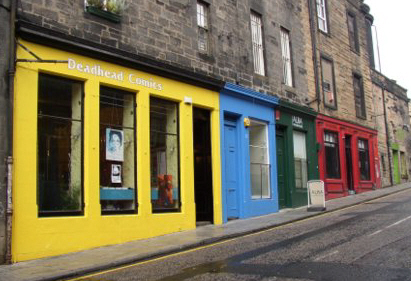
#> input picture TestImages/shops.jpg, 411 x 281 px
$ python script06.py
#> lines starting #> are read from the running program, lines starting #| are printed output that depends on the picture
#split image

import cv2
import numpy

image = cv2.imread("../TestImages/shops.jpg")
#> image is the input picture: shape (281, 411, 3); mean B, G, R 88.5, 115.2, 124
cv2.imshow("Original Image", image)
cv2.waitKey(0)

(bc, gc, rc) = cv2.split(image)
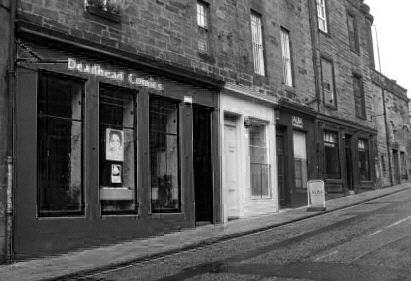
#> bc: shape (281, 411); min 0, max 255, mean 88.5
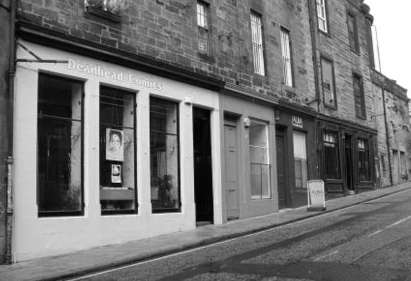
#> gc: shape (281, 411); min 0, max 255, mean 115.2
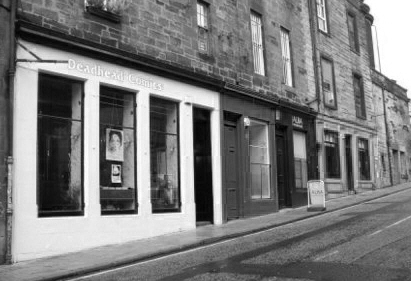
#> rc: shape (281, 411); min 0, max 255, mean 124
# [4 lines of commented-out code are left out]

zc = numpy.zeros( bc.shape, numpy.uint8 )
blueImg = cv2.merge((bc, zc, zc))
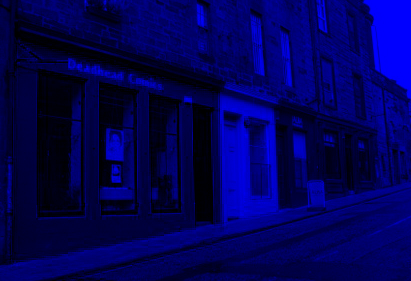
#> blueImg: shape (281, 411, 3); mean of channels 0, 1, 2 88.5, 0, 0; drawn as B, G, R
cv2.imshow("Blue channel", blueImg)
greenImg = cv2.merge((zc, gc, zc))
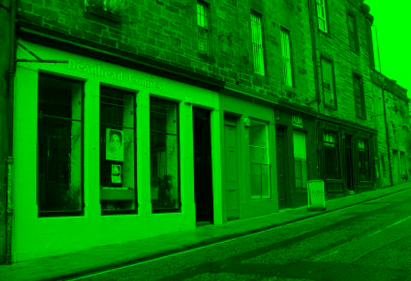
#> greenImg: shape (281, 411, 3); mean of channels 0, 1, 2 0, 115.2, 0; drawn as B, G, R
cv2.imshow("Green channel", greenImg)
redImg = cv2.merge((zc, zc, rc))
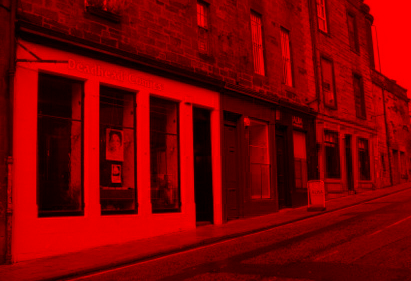
#> redImg: shape (281, 411, 3); mean of channels 0, 1, 2 0, 0, 124; drawn as B, G, R
cv2.imshow("Red channel", redImg)
cv2.waitKey(0)

$ run again, with TestImages/Blowhole013.jpg copied over TestImages/shops.jpg
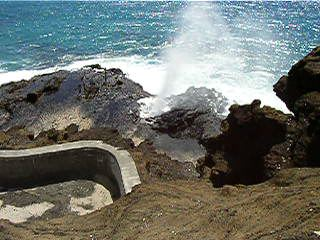
#> input picture TestImages/Blowhole013.jpg, 320 x 240 px
#> image is the input picture: shape (240, 320, 3); mean B, G, R 107.7, 113.1, 108.1
#> `greenImg = cv2.merge((zc, gc, zc))`:
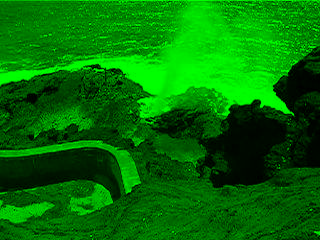
#> greenImg: shape (240, 320, 3); mean of channels 0, 1, 2 0, 113.1, 0; drawn as B, G, R
#> `redImg = cv2.merge((zc, zc, rc))`:
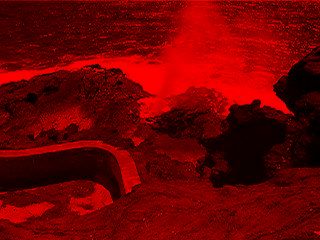
#> redImg: shape (240, 320, 3); mean of channels 0, 1, 2 0, 0, 108.1; drawn as B, G, R

$ run again, with TestImages/Coins1.jpg copied over TestImages/shops.jpg
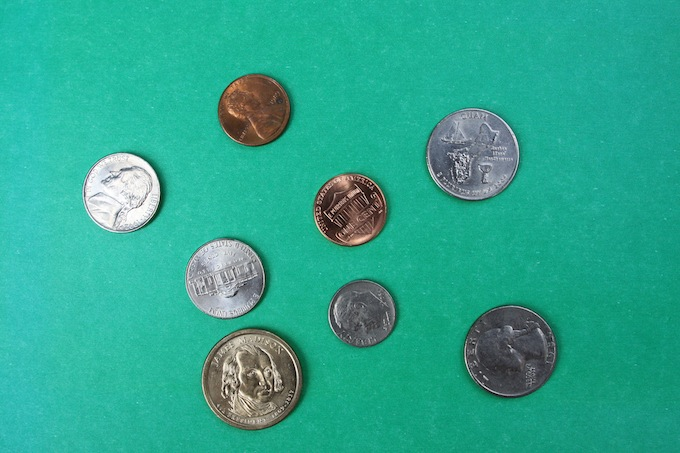
#> input picture TestImages/Coins1.jpg, 680 x 453 px
#> image is the input picture: shape (453, 680, 3); mean B, G, R 143.4, 166.8, 44.8
#> `greenImg = cv2.merge((zc, gc, zc))`:
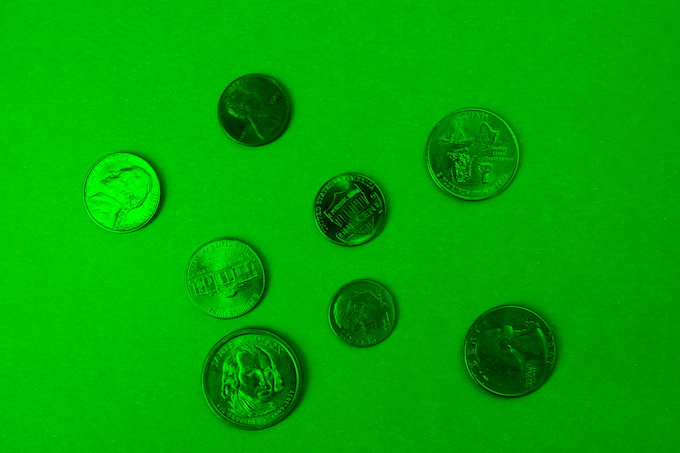
#> greenImg: shape (453, 680, 3); mean of channels 0, 1, 2 0, 166.8, 0; drawn as B, G, R
#> `redImg = cv2.merge((zc, zc, rc))`:
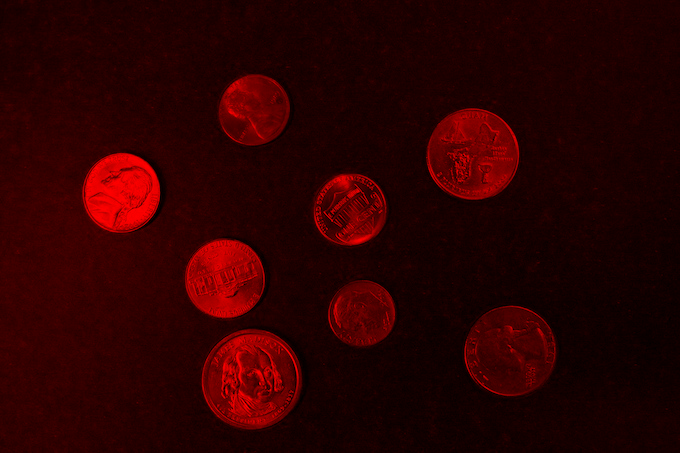
#> redImg: shape (453, 680, 3); mean of channels 0, 1, 2 0, 0, 44.8; drawn as B, G, R
